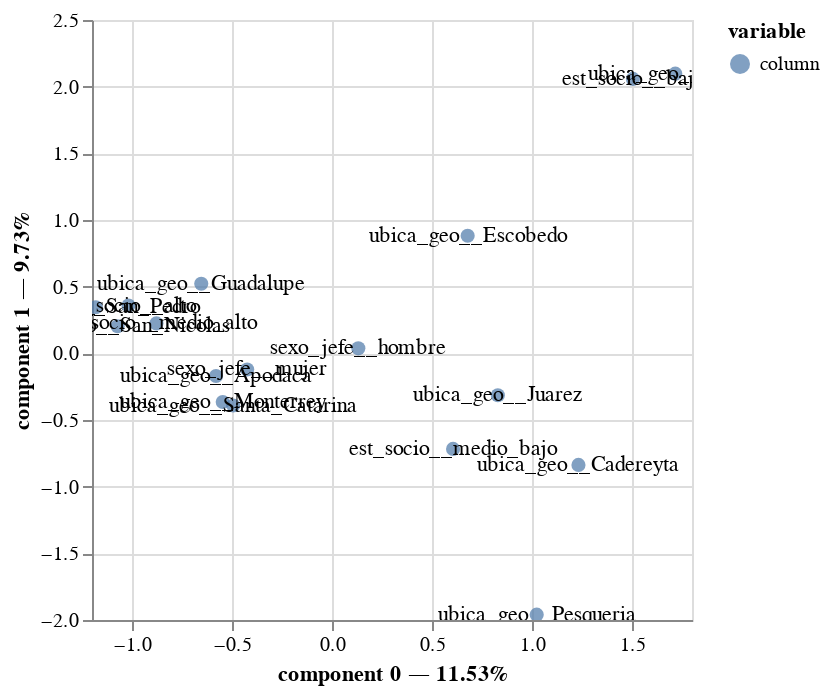

The cell this chart's notebook holds for it:
### Code cell
# Creación de instancia del modelo
mca = prince.MCA(n_components = 2)
# Ajuste del modelo a los datos
mca = mca.fit(dataframe)
# Crea gráfico
ax = mca.plot(dataframe, show_column_labels=True, show_row_markers=False)
ax

### Figure 1 — Vega-Lite specification as saved in the notebook (floating-point values rounded to 4 significant figures)
{"config": {"view": {"continuousWidth": 300, "continuousHeight": 300}}, "layer": [{"mark": {"type": "circle", "size": 50}, "encoding": {"color": {"field": "variable", "type": "nominal"}, "tooltip": [{"field": "variable", "type": "nominal"}, {"field": "value", "type": "nominal"}, {"field": "component 0", "type": "quantitative"}, {"field": "component 1", "type": "quantitative"}], "x": {"axis": {"title": "component 0 — 11.53%"}, "field": "component 0", "scale": {"zero": false}, "type": "quantitative"}, "y": {"axis": {"title": "component 1 — 9.73%"}, "field": "component 1", "scale": {"zero": false}, "type": "quantitative"}}, "name": "view_10"}, {"mark": {"type": "text"}, "encoding": {"text": {"field": "label", "type": "nominal"}, "x": {"axis": {"title": "component 0 — 11.53%"}, "field": "component 0", "scale": {"zero": false}, "type": "quantitative"}, "y": {"axis": {"title": "component 1 — 9.73%"}, "field": "component 1", "scale": {"zero": false}, "type": "quantitative"}}}], "data": {"name": "data-79bd60170ae4682a7f10d99e15808cae"}, "params": [{"name": "param_19", "select": {"type": "interval", "encodings": ["x", "y"]}, "bind": "scales", "views": ["view_10"]}], "$schema": "https://vega.github.io/schema/vega-lite/v5.8.0.json", "datasets": {"data-79bd60170ae4682a7f10d99e15808cae": [{"component 0": -1.018, "component 1": 0.3581, "variable": "column", "value": "est_socio__alto", "label": "est_socio__alto"}, {"component 0": 1.505, "component 1": 2.058, "variable": "column", "value": "est_socio__bajo", "label": "est_socio__bajo"}, {"component 0": -0.8779, "component 1": 0.2245, "variable": "column", "value": "est_socio__medio_alto", "label": "est_socio__medio_alto"}, {"component 0": 0.6054, "component 1": -0.7169, "variable": "column", "value": "est_socio__medio_bajo", "label": "est_socio__medio_bajo"}, {"component 0": 0.1315, "component 1": 0.03754, "variable": "column", "value": "sexo_jefe__hombre", "label": "sexo_jefe__hombre"}, {"component 0": -0.4241, "component 1": -0.1211, "variable": "column", "value": "sexo_jefe__mujer", "label": "sexo_jefe__mujer"}, {"component 0": -0.5798, "component 1": -0.1702, "variable": "column", "value": "ubica_geo__Apodaca", "label": "ubica_geo__Apodaca"}, {"component 0": 1.232, "component 1": -0.8367, "variable": "column", "value": "ubica_geo__Cadereyta", "label": "ubica_geo__Cadereyta"}, {"component 0": 0.6783, "component 1": 0.8822, "variable": "column", "value": "ubica_geo__Escobedo", "label": "ubica_geo__Escobedo"}, {"component 0": 1.716, "component 1": 2.098, "variable": "column", "value": "ubica_geo__Garcia", "label": "ubica_geo__Garcia"}, {"component 0": -0.6537, "component 1": 0.522, "variable": "column", "value": "ubica_geo__Guadalupe", "label": "ubica_geo__Guadalupe"}, {"component 0": 0.8291, "component 1": -0.3146, "variable": "column", "value": "ubica_geo__Juarez", "label": "ubica_geo__Juarez"}, {"component 0": -0.5464, "component 1": -0.3653, "variable": "column", "value": "ubica_geo__Monterrey", "label": "ubica_geo__Monterrey"}, {"component 0": 1.024, "component 1": -1.96, "variable": "column", "value": "ubica_geo__Pesqueria", "label": "ubica_geo__Pesqueria"}, {"component 0": -1.072, "component 1": 0.2035, "variable": "column", "value": "ubica_geo__San_Nicolas", "label": "ubica_geo__San_Nicolas"}, {"component 0": -1.181, "component 1": 0.3458, "variable": "column", "value": "ubica_geo__San_Pedro", "label": "ubica_geo__San_Pedro"}, {"component 0": -0.4941, "component 1": -0.3916, "variable": "column", "value": "ubica_geo__Santa_Catarina", "label": "ubica_geo__Santa_Catarina"}]}}
